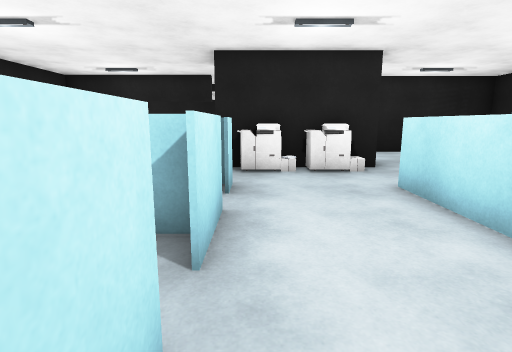
view 1 (above)

24 first-person views from a walk through a Unity game level. The camera is 1.4 m above the floor, tilts 10° down and sees 80° across. The floor is counted in squares, 1 m on a side. Each view is taken from the middle of a square. On the plan, view 1 faces up. The plan holds only what a view shows up to about 14 squares ahead; the rest is blank. The player is left out. Door leaves are left out, so doorways stand open. Some surface patterns are stand-ins.

view 2
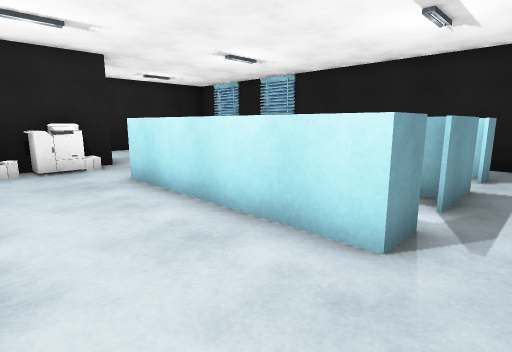

view 3
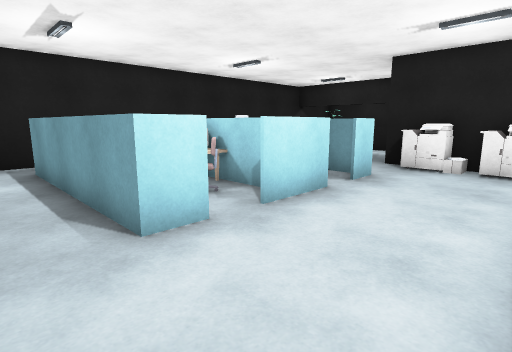

view 4
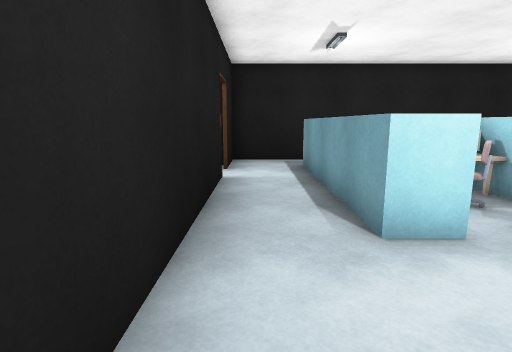

view 5
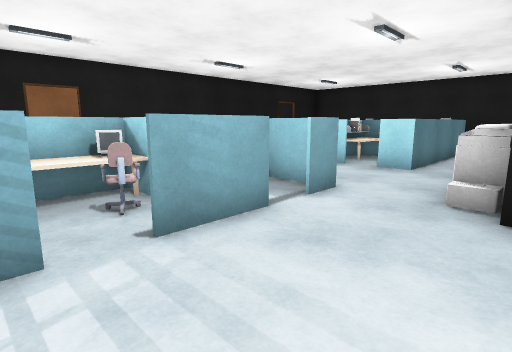

view 6
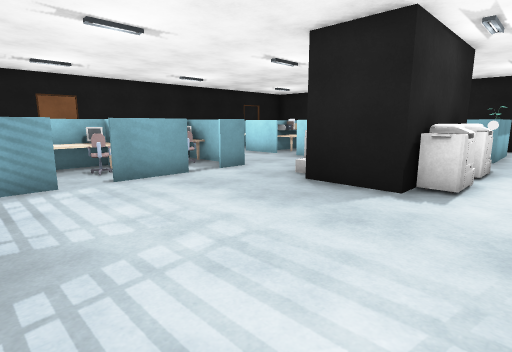

view 7
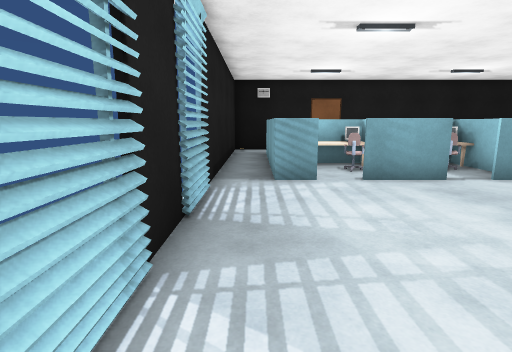

view 8
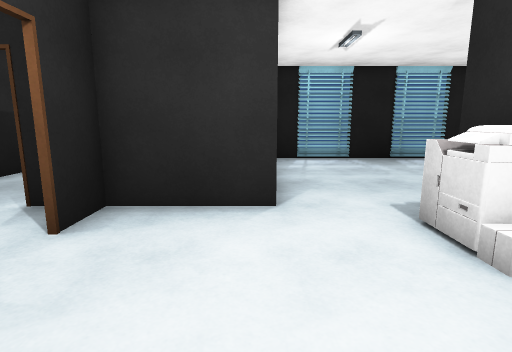

view 9
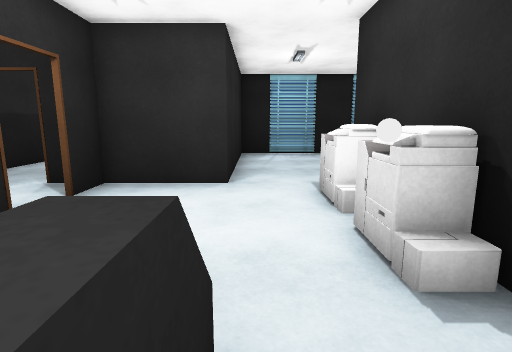

view 10
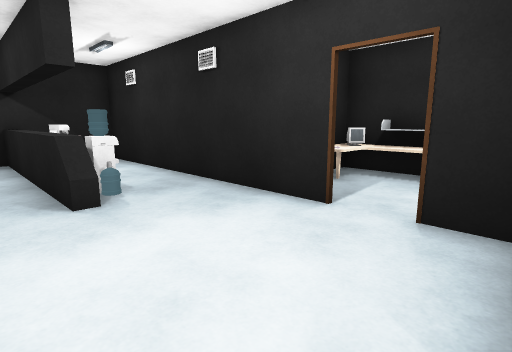

view 11
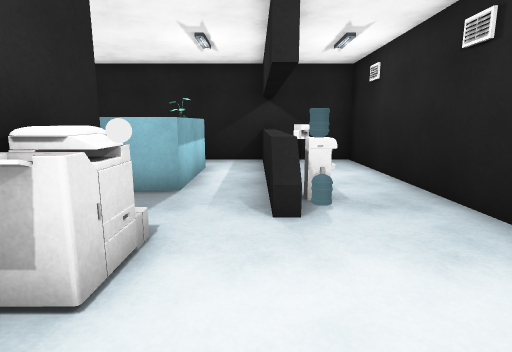

view 12
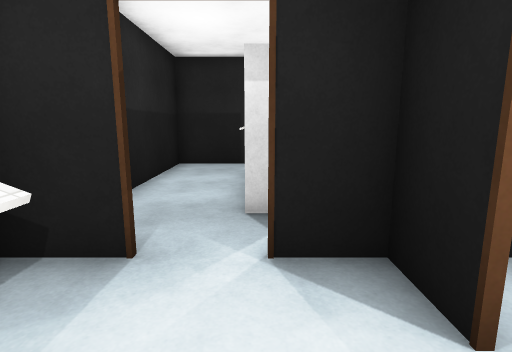

view 13
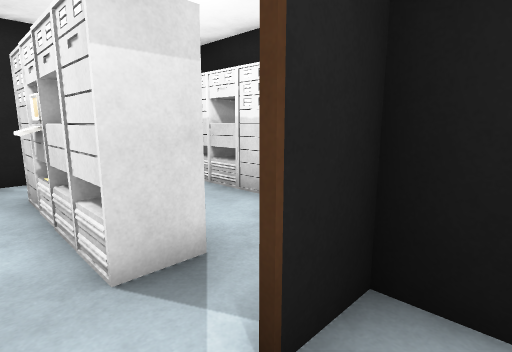

view 14
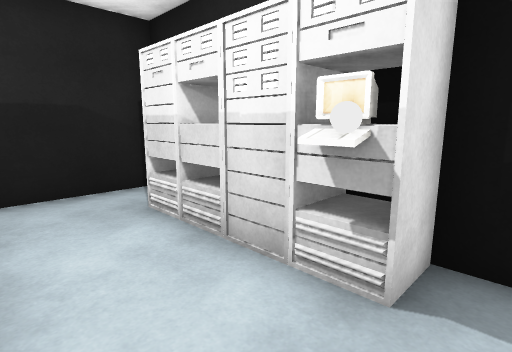

view 15
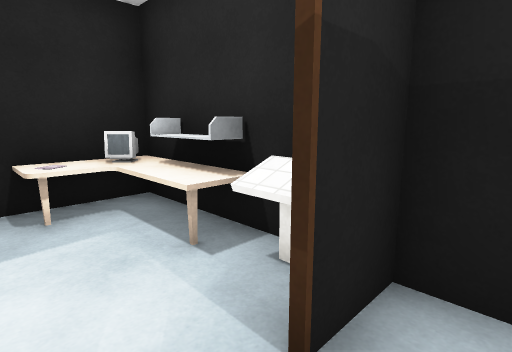

view 16
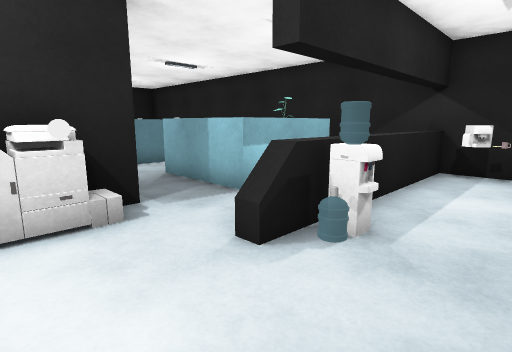

view 17
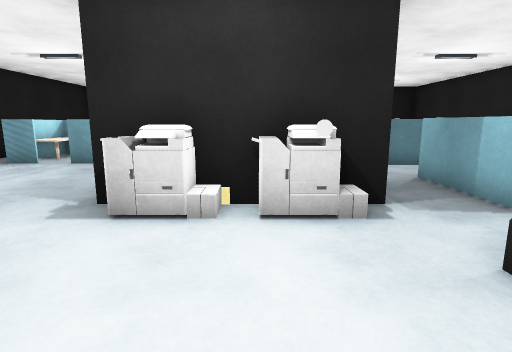

view 18
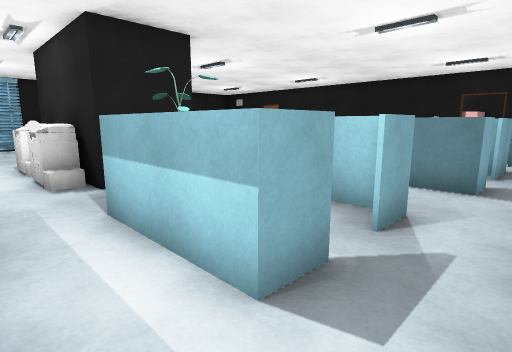

view 19
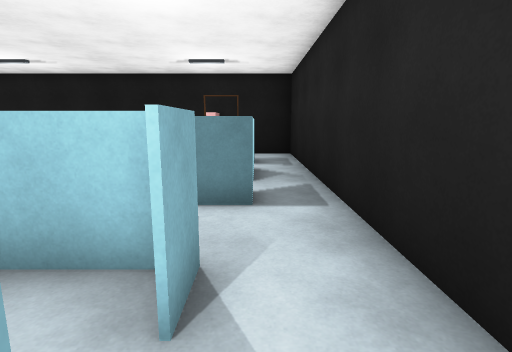

view 20
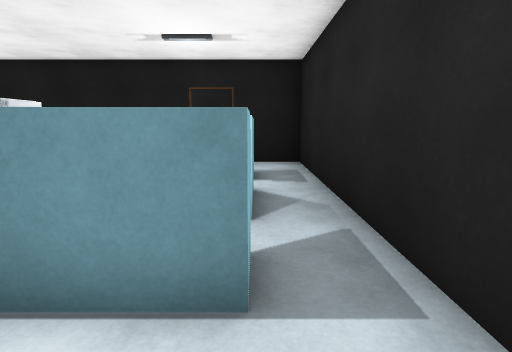

view 21
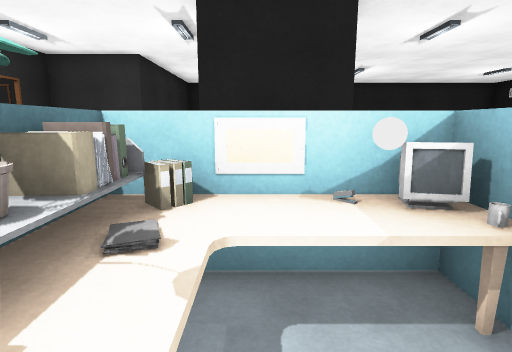

view 22
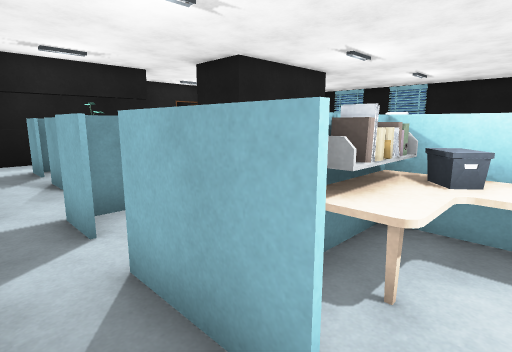

view 23
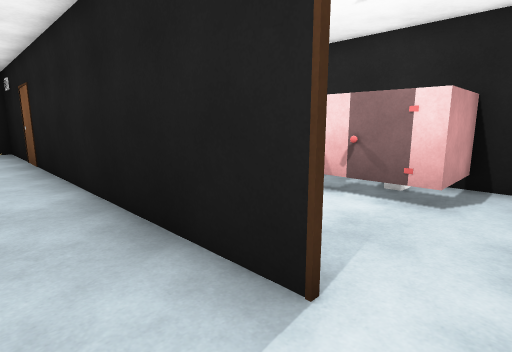

view 24
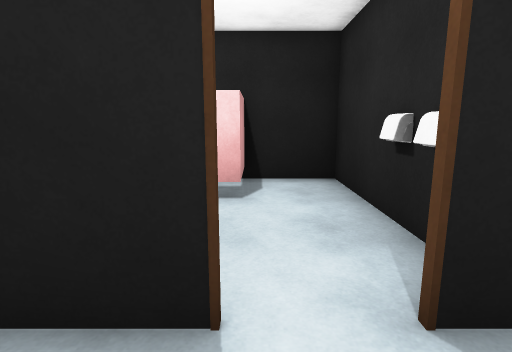

### Floor plan
Key: @ floor where view 1 was taken; # wall or solid block; . floor; D open door; = window, fence, low wall or low ledge; ^ raised ledge; P printer; B books; M monitor; A ball; S shelf; C machine; E server; U cup; R dryer; O other object.
Columns run from 9 left of view 1 to 12 right of it. Each row starts with its distance up from view 1.
 22         #^############
 21         ^MSSO#.......#
 20         ^O...D.......#
 19         #....D.EEEE..#
 18 ###########D##.EEEE..#
 17 #O.........D.#.......#
 16 #C...........#.AE.EE.#
 15 #C^^^^^^.....##OEEEE##
 14 #...................#
 13 #........A..........#
 12 #..#SB^.#P##P.......#
 11 #....^#.#    #......#
 10 #..#OA^.######......#
  9 #..##U...POPO.......#
  8 #...................#
  7 #.##B####...##.##.###
  6 #.#^B   #...#..#...##
  5 #..   ^^....#OO O.^#
  4 #.# S OB#...^O ^M^^#
  3 #.#SBBOO#...^    ^ #
  2 #...^  .....^      #
  1 #..   ^^#...#^..^  ##
  0 #........@.....##.###
 -1 #.................. #
 -2 ###..### ############
 -3   R...
 -4   R....
 -5   #....
 -6   #..###
 -7   #..=
 -8   ####

Positions as (right, up) in squares from view 1, and headings:
1: (0, 0), facing up
2: (0, -1), facing up-right
3: (3, -1), facing up-left
4: (3, -1), facing left
5: (9, 10), facing down-left
6: (10, 14), facing down-left
7: (10, 14), facing down
8: (-1, 15), facing right
9: (-3, 14), facing right
10: (4, 13), facing up-left
11: (3, 14), facing left
12: (1, 19), facing right
13: (3, 20), facing down-right
14: (5, 18), facing down-right
15: (5, 19), facing up-left
16: (1, 17), facing down-left
17: (1, 17), facing down
18: (-8, 14), facing down-right
19: (-7, 12), facing down
20: (-7, 9), facing down
21: (-6, 11), facing right
22: (-8, 2), facing up-right
23: (-6, 0), facing down-right
24: (-5, 0), facing down
